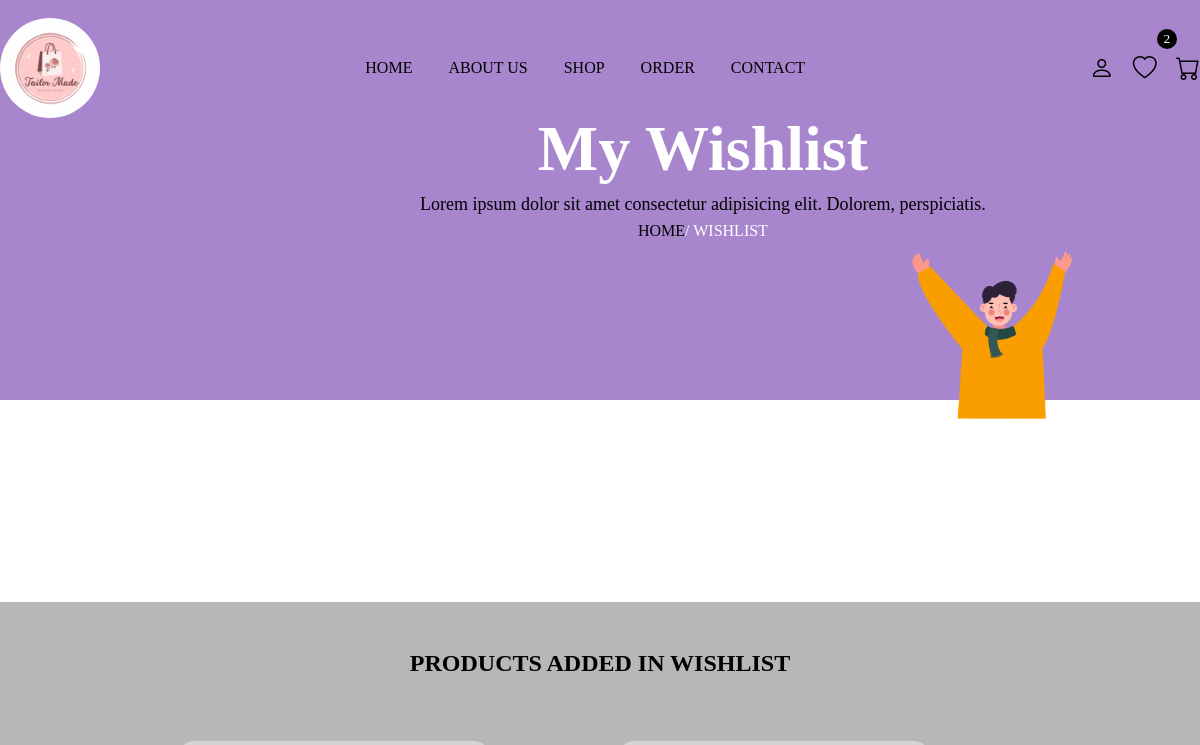
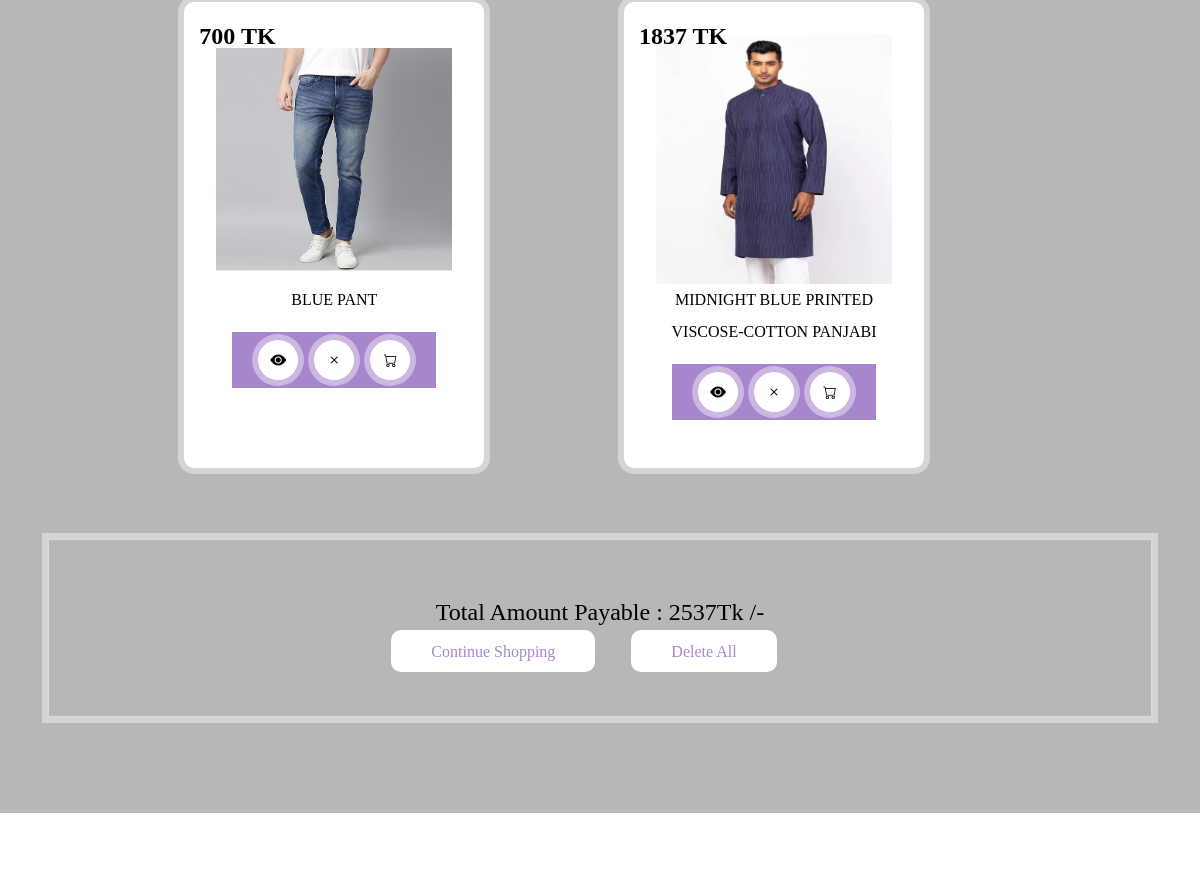
The app's page /Backend/wishlist.php (signed in, upper part), older data (2 pictures, top to bottom).
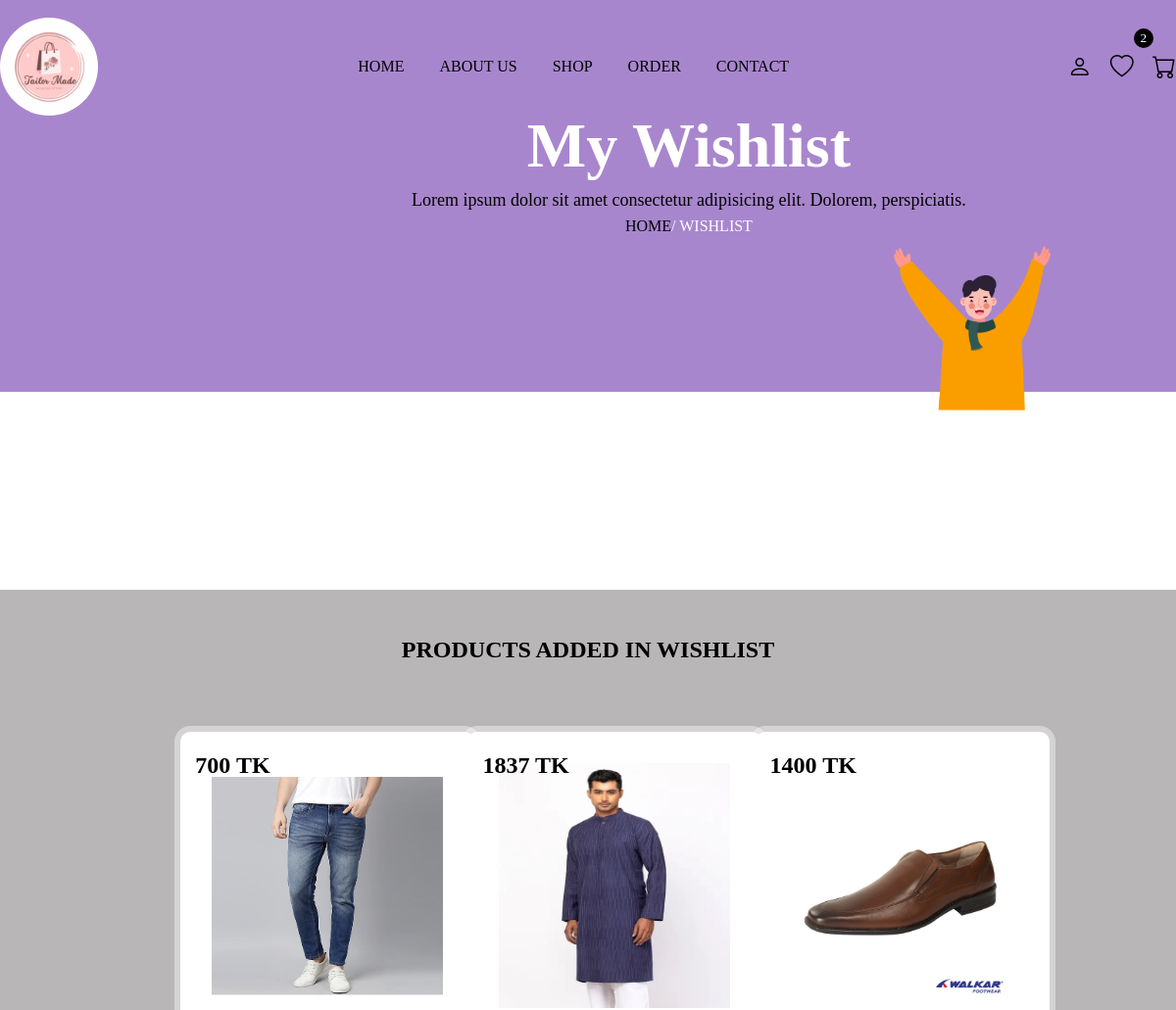
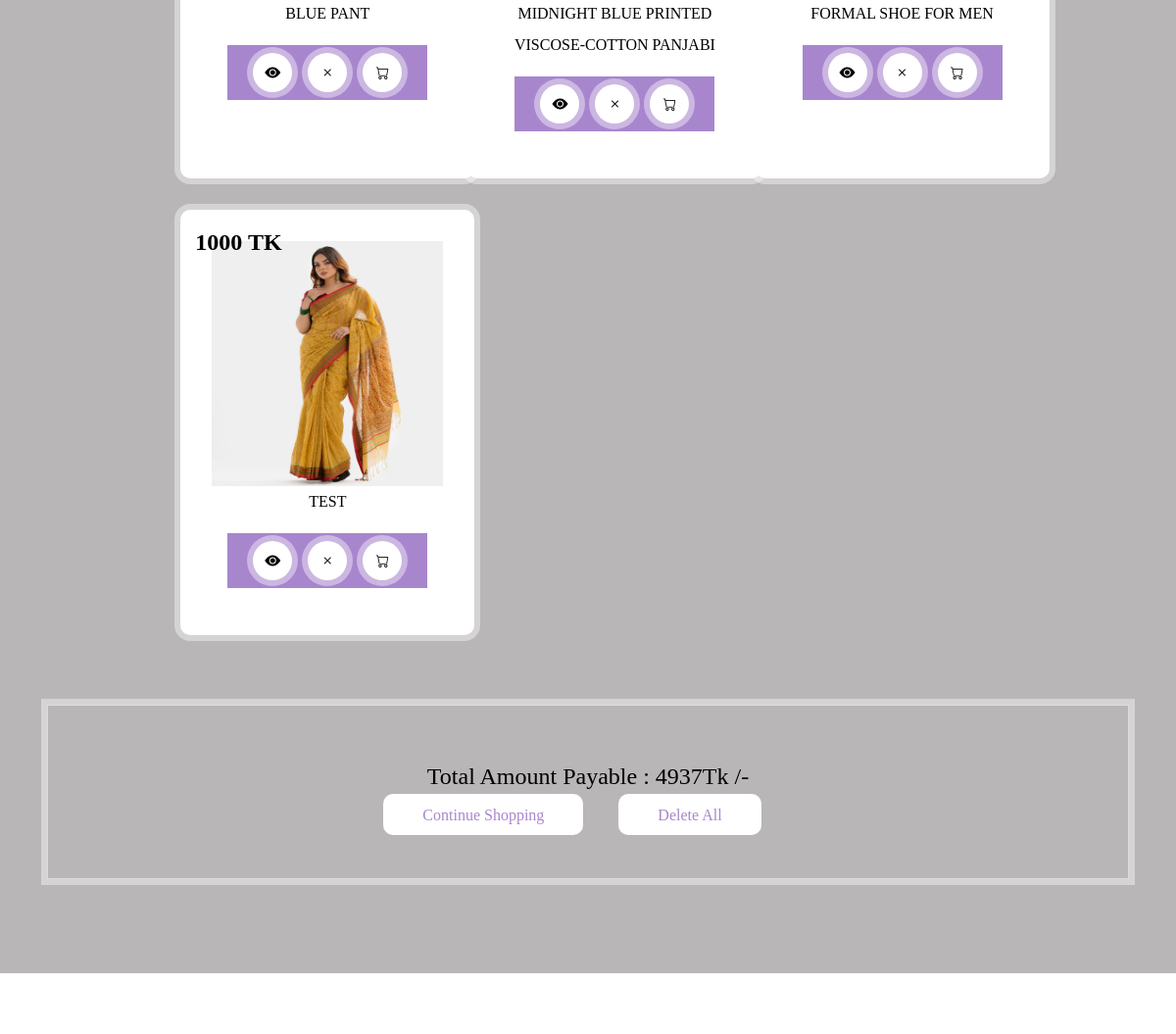
The same page, newer data (2 pictures, top to bottom).
### tables this page shows
CREATE TABLE `wishlist` (
  `id` int(255) NOT NULL,
  `user_id` int(255) NOT NULL,
  `pid` int(255) NOT NULL,
  `name` varchar(255) NOT NULL,
  `price` varchar(255) NOT NULL,
  `image` varchar(255) NOT NULL
);

### Backend/wishlist.php (the view, shortened to what this page needs)
<?php
    include 'connection.php';
?>
<!DOCTYPE html>
<html lang="en">
<head>
    <link rel="stylesheet" href="https://cdn.jsdelivr.net/npm/bootstrap-icons@1.9.1/font/bootstrap-icons.css">
</head>
<body>
<?php include 'header.php'; ?>
<div class="banner">
      <div class="banner">
        <div class="detail">
                <h1>my wishlist</h1>
                <p>Lorem ipsum dolor sit amet consectetur adipisicing elit. Dolorem, perspiciatis.</p>
                <a href="index.php">home</a><span>/ wishlist</span>
            </div>
</div>
<section class="shop">
    <h1 class="title">products added in wishlist</h1>
        <div class="shop-content">
             <?php
               $grand_total=0;
               $select_wishlist = mysqli_query($conn,"SELECT * FROM `wishlist`") or die('query failed');
               if(mysqli_num_rows($select_wishlist)>0){
                  while($fetch_products=mysqli_fetch_assoc($select_wishlist)){
              ?>
              <form method="post" class="card">
                   <img src="image/<?php echo $fetch_products['image']; ?>">
                   <div class="price"><?php echo $fetch_products['price']; ?> Tk</div>
                   <div class="name"><?php echo $fetch_products['name']; ?></div>
                   <div class="icon">
                       <a href="view_page.php?pid=<?php echo $fetch_products['id']; ?>" class="bi bi-eye-fill"></a>
                       <a href="wishlist.php?delete=<?php echo $fetch_products['id']; ?>" class="bi bi-x" onclick="return confirm('do you want to delete this item from your wishlist')"></a>
                       <button type="submit" name="add_to_cart" class="bi bi-cart"></button>
                   </div>
              </form>
              <?php
                  $grand_total+=$fetch_products['price'];
                 }
                }else{
                   echo '<p class="empty">no products added yet!</p>';
                }
               ?>
        </div>
        <div class="wishlist_total">
             <p>total amount payable : <span><?php echo $grand_total; ?>Tk /-</span></p>
             <a href="shop.php" class="btn">continue shopping</a>
             <a href="wishlist.php?delete_all" class="btn <?php echo ($grand_total)?'':'disabled' ?>" onclick="return confirm('do you want to delete all items in your wishlist')">delete all</a>
            </div>
</section>
<?php include 'footer.php'; ?>
</body>
</html>

Row changes from the older to the newer data that the page shows:
added wishlist: image (picture), price "1400", name "FORMAL SHOE FOR MEN"
added wishlist: image (picture), price "1000", name "TEST"
Text that changed along with them:
$grand_total: "2537" → "4937"
